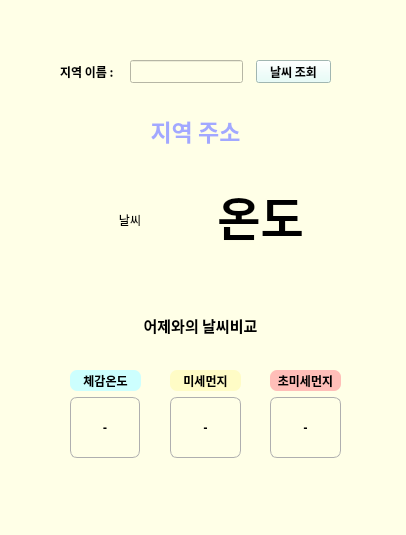
<?xml version="1.0" encoding="UTF-8"?>
<ui version="4.0">
 <class>MainWindow</class>
 <widget class="QMainWindow" name="MainWindow">
  <property name="geometry">
   <rect>
    <x>0</x>
    <y>0</y>
    <width>406</width>
    <height>535</height>
   </rect>
  </property>
  <property name="windowTitle">
   <string>MainWindow</string>
  </property>
  <property name="styleSheet">
   <string notr="true">background-color: rgb(255, 255, 231);</string>
  </property>
  <widget class="QWidget" name="centralwidget">
   <widget class="QLabel" name="label">
    <property name="geometry">
     <rect>
      <x>60</x>
      <y>60</y>
      <width>81</width>
      <height>23</height>
     </rect>
    </property>
    <property name="font">
     <font>
      <family>맑은 고딕 Semilight</family>
      <weight>75</weight>
      <bold>true</bold>
     </font>
    </property>
    <property name="text">
     <string>지역 이름 : </string>
    </property>
   </widget>
   <widget class="QLineEdit" name="input_area">
    <property name="geometry">
     <rect>
      <x>130</x>
      <y>60</y>
      <width>113</width>
      <height>23</height>
     </rect>
    </property>
    <property name="styleSheet">
     <string notr="true"/>
    </property>
   </widget>
   <widget class="QPushButton" name="weather_btn">
    <property name="geometry">
     <rect>
      <x>256</x>
      <y>60</y>
      <width>75</width>
      <height>23</height>
     </rect>
    </property>
    <property name="font">
     <font>
      <family>맑은 고딕 Semilight</family>
      <weight>75</weight>
      <bold>true</bold>
     </font>
    </property>
    <property name="styleSheet">
     <string notr="true">background-color: rgb(225, 255, 248);</string>
    </property>
    <property name="text">
     <string>날씨 조회</string>
    </property>
   </widget>
   <widget class="QLabel" name="area_label">
    <property name="geometry">
     <rect>
      <x>60</x>
      <y>100</y>
      <width>271</width>
      <height>61</height>
     </rect>
    </property>
    <property name="font">
     <font>
      <family>맑은 고딕</family>
      <pointsize>17</pointsize>
      <weight>75</weight>
      <bold>true</bold>
     </font>
    </property>
    <property name="styleSheet">
     <string notr="true">color:rgb(162, 168, 255)</string>
    </property>
    <property name="text">
     <string>지역 주소</string>
    </property>
    <property name="alignment">
     <set>Qt::AlignCenter</set>
    </property>
   </widget>
   <widget class="QLabel" name="temper_label">
    <property name="geometry">
     <rect>
      <x>190</x>
      <y>170</y>
      <width>141</width>
      <height>91</height>
     </rect>
    </property>
    <property name="font">
     <font>
      <family>맑은 고딕</family>
      <pointsize>35</pointsize>
      <weight>75</weight>
      <italic>false</italic>
      <bold>true</bold>
      <strikeout>false</strikeout>
      <kerning>true</kerning>
     </font>
    </property>
    <property name="text">
     <string>온도</string>
    </property>
    <property name="alignment">
     <set>Qt::AlignCenter</set>
    </property>
   </widget>
   <widget class="QLabel" name="yesterday_label">
    <property name="geometry">
     <rect>
      <x>90</x>
      <y>300</y>
      <width>221</width>
      <height>51</height>
     </rect>
    </property>
    <property name="font">
     <font>
      <family>맑은 고딕 Semilight</family>
      <pointsize>11</pointsize>
      <weight>75</weight>
      <bold>true</bold>
     </font>
    </property>
    <property name="text">
     <string>어제와의 날씨비교</string>
    </property>
    <property name="alignment">
     <set>Qt::AlignCenter</set>
    </property>
   </widget>
   <widget class="QLabel" name="dust2_label">
    <property name="geometry">
     <rect>
      <x>270</x>
      <y>397</y>
      <width>71</width>
      <height>61</height>
     </rect>
    </property>
    <property name="font">
     <font>
      <family>맑은 고딕 Semilight</family>
      <weight>75</weight>
      <bold>true</bold>
     </font>
    </property>
    <property name="styleSheet">
     <string notr="true">border:1.2px solid rgb(175, 175, 175);
border-radius:7px;</string>
    </property>
    <property name="text">
     <string>-</string>
    </property>
    <property name="alignment">
     <set>Qt::AlignCenter</set>
    </property>
   </widget>
   <widget class="QLabel" name="label_4">
    <property name="geometry">
     <rect>
      <x>270</x>
      <y>370</y>
      <width>71</width>
      <height>21</height>
     </rect>
    </property>
    <property name="font">
     <font>
      <family>맑은 고딕 Semilight</family>
      <weight>75</weight>
      <bold>true</bold>
     </font>
    </property>
    <property name="styleSheet">
     <string notr="true">background-color: rgb(255, 190, 184);
border-radius:7px;</string>
    </property>
    <property name="text">
     <string>초미세먼지</string>
    </property>
    <property name="alignment">
     <set>Qt::AlignCenter</set>
    </property>
   </widget>
   <widget class="QLabel" name="weather_img_label">
    <property name="geometry">
     <rect>
      <x>80</x>
      <y>180</y>
      <width>100</width>
      <height>80</height>
     </rect>
    </property>
    <property name="text">
     <string>날씨</string>
    </property>
    <property name="alignment">
     <set>Qt::AlignCenter</set>
    </property>
   </widget>
   <widget class="QLabel" name="label_3">
    <property name="geometry">
     <rect>
      <x>170</x>
      <y>370</y>
      <width>71</width>
      <height>21</height>
     </rect>
    </property>
    <property name="font">
     <font>
      <family>맑은 고딕 Semilight</family>
      <weight>75</weight>
      <bold>true</bold>
     </font>
    </property>
    <property name="styleSheet">
     <string notr="true">background-color: rgb(255, 252, 198);
border-radius:7px;</string>
    </property>
    <property name="text">
     <string>미세먼지</string>
    </property>
    <property name="alignment">
     <set>Qt::AlignCenter</set>
    </property>
   </widget>
   <widget class="QLabel" name="label_2">
    <property name="geometry">
     <rect>
      <x>70</x>
      <y>370</y>
      <width>71</width>
      <height>21</height>
     </rect>
    </property>
    <property name="font">
     <font>
      <family>맑은 고딕 Semilight</family>
      <weight>75</weight>
      <bold>true</bold>
     </font>
    </property>
    <property name="styleSheet">
     <string notr="true">background-color: rgb(205, 255, 254);
border-radius:7px;</string>
    </property>
    <property name="text">
     <string>체감온도</string>
    </property>
    <property name="alignment">
     <set>Qt::AlignCenter</set>
    </property>
   </widget>
   <widget class="QLabel" name="dust1_label">
    <property name="geometry">
     <rect>
      <x>170</x>
      <y>397</y>
      <width>71</width>
      <height>61</height>
     </rect>
    </property>
    <property name="font">
     <font>
      <family>맑은 고딕 Semilight</family>
      <weight>75</weight>
      <bold>true</bold>
     </font>
    </property>
    <property name="styleSheet">
     <string notr="true">border:1.2px solid rgb(175, 175, 175);
border-radius:7px;</string>
    </property>
    <property name="text">
     <string>-</string>
    </property>
    <property name="alignment">
     <set>Qt::AlignCenter</set>
    </property>
   </widget>
   <widget class="QLabel" name="sense_label">
    <property name="geometry">
     <rect>
      <x>70</x>
      <y>397</y>
      <width>70</width>
      <height>61</height>
     </rect>
    </property>
    <property name="font">
     <font>
      <family>맑은 고딕 Semilight</family>
      <weight>75</weight>
      <bold>true</bold>
     </font>
    </property>
    <property name="styleSheet">
     <string notr="true">border:1.2px solid rgb(175, 175, 175);
border-radius:7px;</string>
    </property>
    <property name="text">
     <string>-</string>
    </property>
    <property name="alignment">
     <set>Qt::AlignCenter</set>
    </property>
   </widget>
  </widget>
  <widget class="QMenuBar" name="menubar">
   <property name="geometry">
    <rect>
     <x>0</x>
     <y>0</y>
     <width>406</width>
     <height>21</height>
    </rect>
   </property>
  </widget>
  <widget class="QStatusBar" name="statusbar"/>
 </widget>
 <resources/>
 <connections/>
</ui>
